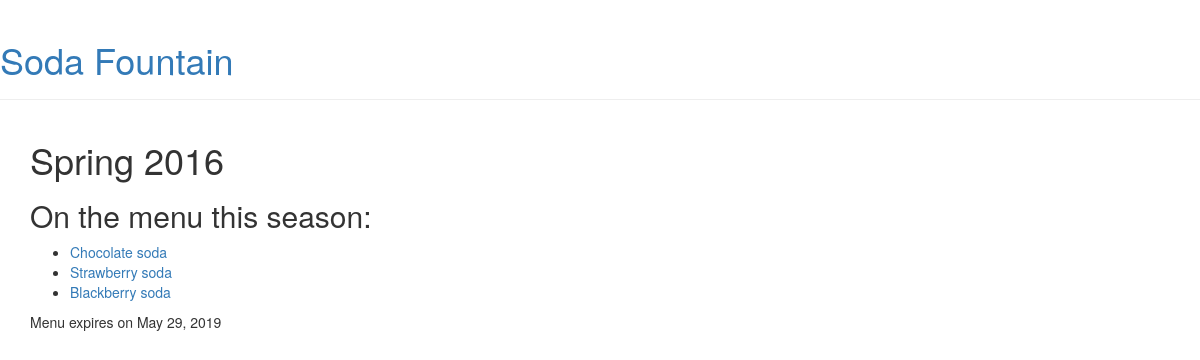
Page /menu/4/ on the committed database.
### menu/models.py (models this page shows, shortened)
class Menu(models.Model):
    season = models.CharField(max_length=20)
    items = models.ManyToManyField('Item', related_name='items')
    created_date = models.DateTimeField(
            default=timezone.now)
    expiration_date = models.DateTimeField(
            blank=True, null=True)

class Item(models.Model):
    name = models.CharField(max_length=200)
    description = models.TextField()
    chef = models.ForeignKey('auth.User', on_delete=models.CASCADE)
    created_date = models.DateTimeField(
            default=timezone.now)
    standard = models.BooleanField(default=False)
    ingredients = models.ManyToManyField('Ingredient')
    def __str__(self):
        return self.name

### menu/views.py (the view)
# urls.py: url(r'^menu/(?P<pk>\d+)/$', views.menu_detail, name='menu_detail'),
def menu_detail(request, pk):
    menu = Menu.objects.get(pk=pk)
    return render(request, 'menu/menu_detail.html', {'menu': menu})

### menu/templates/menu/menu_detail.html (shortened to what this page needs)
{% extends 'menu/layout.html' %}
{% block content %}
    <div class="post">
        <h1>
            {{ menu.season }}
        </h1>
        <h2>On the menu this season:</h2>
        <ul>
            {% for item in menu.items.all %}
                <li><a href="{% url 'menu:item_detail' pk=item.pk %}">{{ item }}</a></li>
            {% endfor %}
        </ul>
        {% if menu.expiration_date %}
            <div class="date">
                Menu expires on {{ menu.expiration_date|date:"F j, Y" }}
            </div>
        {% endif %}
    </div>
{% endblock %}

### rows in the picture
Menu: season "Spring 2016", expiration_date "May 29, 2019"
Item: name "Chocolate soda"
Item: name "Strawberry soda"
Item: name "Blackberry soda"
